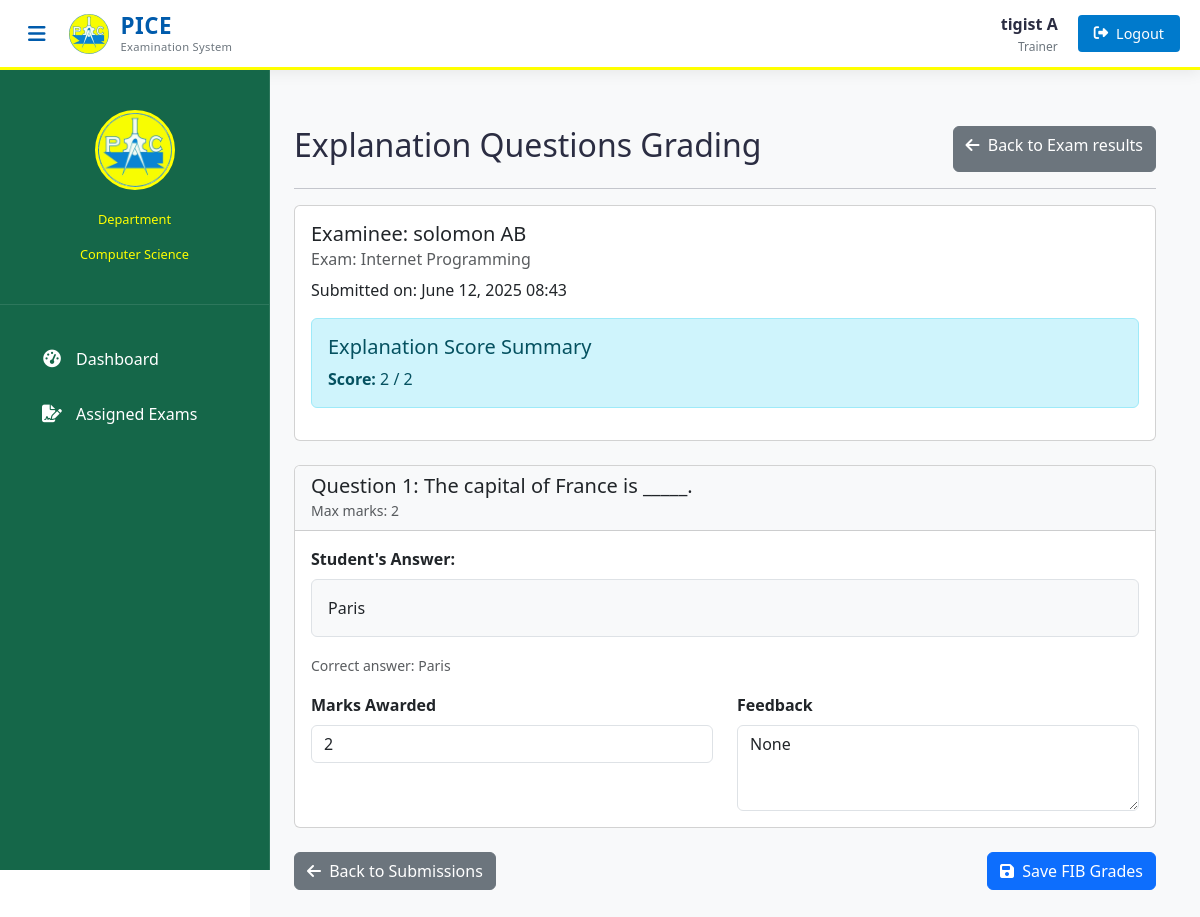
Page /examiner/examiner-view-grading/34/7/ (signed in) on the committed database.
### examiner/models.py (models this page shows, shortened)
class Examiner(models.Model):
    user = models.OneToOneField(User, on_delete=models.CASCADE)
    address = models.CharField(max_length=40)
    mobile = models.CharField(max_length=20, null=False)
    department = models.ForeignKey(
        'exam.Department',
        on_delete=models.SET_NULL,
        null=True,
        blank=False,
        related_name='examiners'
    )

### exam/models.py (models this page shows, shortened)
class Department(models.Model):
   department_name = models.CharField(max_length=100, unique=True)
   def __str__(self):
        return self.department_name

class Course(models.Model):
    course_name = models.CharField(max_length=50)
    question_number = models.PositiveIntegerField()
    total_marks = models.PositiveIntegerField(default=100)
    given_time = models.PositiveIntegerField(default=60)
    department = models.ForeignKey(Department, on_delete=models.CASCADE, related_name='course_set')
    examiners = models.ManyToManyField(Examiner, blank=True, related_name='courses')
    is_seen = models.BooleanField(default=False)

class StudentAnswer(models.Model):
    student = models.ForeignKey(Student, on_delete=models.CASCADE)
    question = models.ForeignKey(Question, on_delete=models.CASCADE)
    answer = models.TextField(blank=True, null=True)
    marks_obtained = models.PositiveIntegerField(default=0)
    feedback = models.TextField(blank=True, null=True)
    is_graded = models.BooleanField(default=False)
    created_at = models.DateTimeField(auto_now_add=True)
    updated_at = models.DateTimeField(auto_now=True)
    class Meta:
        unique_together = ('student', 'question')
        verbose_name = "Student Answer"
        verbose_name_plural = "Student Answers"

class Question(models.Model):
    QUESTION_TYPES = (
        ('MCQ', 'Multiple Choice Question'),
        ('FIB', 'Fill in the Blank'),
    )
    course = models.ForeignKey(Course, on_delete=models.CASCADE, related_name='questions')
    question_type = models.CharField(max_length=3, choices=QUESTION_TYPES, default='MCQ', verbose_name="Question Type")
    question = models.CharField(max_length=600)
    marks = models.PositiveIntegerField()
    option1 = models.CharField(max_length=200, blank=True, null=True,verbose_name="Option 1")
    option2 = models.CharField(max_length=200, blank=True, null=True,verbose_name="Option 2")
    option3 = models.CharField(max_length=200, blank=True, null=True,verbose_name="Option 3")
    option4 = models.CharField(max_length=200, blank=True, null=True,verbose_name="Option 4")
    cat = (('Option1', 'Option1'),('Option2', 'Option2'),('Option3', 'Option3'),('Option4', 'Option4'))
    answer = models.CharField(max_length=200, blank=True, null=True,verbose_name="Correct Answer", choices=cat)
    blank_answer = models.CharField(max_length=200, blank=True, null=True,verbose_name="Blank Answer",help_text="Correct answer for explanation questions")
    case_sensitive = models.BooleanField(default=False,verbose_name="Case Sensitive",help_text="Should the answer be case sensitive?")
    class Meta:
        verbose_name = "Question"
        verbose_name_plural = "Questions"
        ordering = ['course', 'question_type']

### student/models.py (models this page shows, shortened)
class Student(models.Model):
    user=models.OneToOneField(User,on_delete=models.CASCADE)
    address = models.CharField(max_length=40)
    mobile = models.CharField(max_length=20,null=False)
    organization = models.CharField(max_length=200, null=False)
    course = models.ForeignKey(
        'exam.Course',
        on_delete=models.SET_NULL,
        null=True
    )
    department = models.ForeignKey(
        'exam.Department',  # Reference to your Department model
        on_delete=models.SET_NULL,
        null=True,
        blank=True,
        related_name='students'
    )

### examiner/views.py (the view, shortened to what this page needs)
# urls.py: path('examiner-view-grading/<int:student_id>/<int:course_id>/',views.examiner_explanation_grading_view, name='examiner-view-grading'),
def examiner_explanation_grading_view(request, student_id, course_id):
    department = get_examiner_department(request)
    student = get_object_or_404(SMODEL.Student, pk=student_id, department=department)
    examiner = EMODEL.Examiner.objects.get(user=request.user)
    course = get_object_or_404(QMODEL.Course, pk=course_id, department=department)
    fib_questions = QMODEL.Question.objects.filter(
        course=course,
        question_type='FIB'
    )
    existing_answers = QMODEL.StudentAnswer.objects.filter(
        student=student,
        question__in=fib_questions
    )
    answer_map = {a.question_id: a for a in existing_answers}
    questions_answers = []
    total_fib_marks = 0
    current_fib_score = 0
    for question in fib_questions:
        answer = answer_map.get(question.id)
        questions_answers.append((question, answer))
        total_fib_marks += question.marks
        current_fib_score += answer.marks_obtained
    submission_time = questions_answers[0][1].created_at if questions_answers else None
    context = {
        'student': student,
        'course': course,
        'questions_answers': questions_answers,
        'submission_time': submission_time,
        'total_fib_marks': total_fib_marks,
        'current_fib_score': current_fib_score
    }
    return render(request, 'examiner/examiner_explanation_grading.html', context)

### examiner/views.py (called while the page is built)
def get_examiner_department(request):
    examiner = get_object_or_404(models.Examiner, user=request.user)
    return examiner.department

### templates/examiner/examiner_explanation_grading.html (shortened to what this page needs)
{% extends 'examiner/examinerbase.html' %}
{% load widget_tweaks %}
{% block content %}
{% load static %}
<div class="container-fluid">
  <div class="row mb-4">
    <div class="col">
      <div class="d-flex justify-content-between mt-4">
        <h2>Explanation Questions Grading</h2>
        <a href="{% url 'examiner:examiner-view-examinee' course.id %}" class="btn btn-secondary">
          <i class="fas fa-arrow-left me-1"></i> Back to Exam results
        </a>
      </div>
      <hr>
      <div class="card">
        <div class="card-body">
          <h5 class="card-title">Examinee: {{ student.user.get_full_name }}</h5>
          <h6 class="card-subtitle mb-2 text-muted">Exam: {{ course.course_name }}</h6>
          <p class="card-text">Submitted on: {{ submission_time|date:"F j, Y H:i" }}</p>
          <div class="alert alert-info mt-3">
            <h5 class="alert-heading">Explanation Score Summary</h5>
              <strong>Score:</strong>
              <span id="fibTotalScore">{{ current_fib_score }}</span> / {{ total_fib_marks }}
          </div>
        </div>
      </div>
    </div>
  </div>
  <div class="row">
    <div class="col">
      <form method="post" id="gradingForm">
        <div id="fibQuestionsContainer">
          {% for question, answer in questions_answers %}
          <div class="card mb-4">
            <div class="card-header bg-light">
              <h5 class="mb-0">Question {{ forloop.counter }}: {{ question.question }}</h5>
              <small class="text-muted">Max marks: <span id="maxMarks_{{ question.id }}">{{ question.marks }}</span></small>
            </div>
            <div class="card-body">
              <div class="mb-3">
                <label class="form-label fw-bold">Student's Answer:</label>
                <div class="p-3 bg-light rounded border">
                  {{ answer.answer|default:"No answer provided" }}
                </div>
              </div>
              <div class="mt-2 text-muted">
                <small>Correct answer: {{ question.blank_answer }}</small>
              </div>
              <div class="row mt-3">
                <div class="col-md-6">
                  <label for="marks_{{ question.id }}" class="form-label fw-bold">Marks Awarded</label>
                  <input type="number" class="form-control fib-marks-input"
                         id="marks_{{ question.id }}"
                         name="marks_{{ question.id }}"
                         min="0" max="{{ question.marks }}"
                         value="{{ answer.marks_obtained }}"
                         data-max-marks="{{ question.marks }}"
                         required>
                </div>
                <div class="col-md-6">
                  <label for="feedback_{{ question.id }}" class="form-label fw-bold">Feedback</label>
                  <textarea class="form-control"
                            id="feedback_{{ question.id }}"
                            name="feedback_{{ question.id }}"
                            rows="3">{{ answer.feedback }}</textarea>
                </div>
              </div>
            </div>
          </div>
          {% endfor %}
        </div>
        <div class="d-flex justify-content-between mt-4">
          <a href="{% url 'examiner:examiner-view-examinee' course.id %}" class="btn btn-secondary">
            <i class="fas fa-arrow-left me-1"></i> Back to Submissions
          </a>
          <button type="submit" class="btn btn-primary" id="submitBtn">
            <i class="fas fa-save me-1"></i> Save FIB Grades
          </button>
        </div>
      </form>
    </div>
  </div>
</div>
{% endblock %}

### templates/examiner/examinerbase.html (shortened to what this page needs)
<!DOCTYPE html>
{% load static %}
<html lang="en">
<head>
    <link href="https://cdn.jsdelivr.net/npm/bootstrap@5.3.0/dist/css/bootstrap.min.css" rel="stylesheet">
    <link rel="stylesheet" href="https://cdnjs.cloudflare.com/ajax/libs/font-awesome/6.4.0/css/all.min.css">
</head>
<body>
    <header class="admin-header">
        <div class="header-container">
            <div class="header-left">
                <button class="sidebar-toggle" id="sidebarToggle">
                    <i class="fas fa-bars"></i>
                </button>
                <div class="brand-logo">
                    <img src="{% static 'image/logo.jpg' %}" alt="PICE Logo" class="header-logo">
                    <div class="logo-text">
                        <span class="logo-main">PICE</span>
                        <span class="logo-sub">Examination System</span>
                    </div>
                </div>
            </div>
            <div class="header-right">
                <div class="user-profile">
                    <span class="username">{{request.user.first_name}} {{request.user.last_name}}</span>
                    <div class="user-role">Trainer</div>
                </div>
                <a href="/logout" class="logout-btn">
                    <i class="fas fa-sign-out-alt"></i>
                    <span class="logout-text">Logout</span>
                </a>
            </div>
        </div>
    </header>
    <aside class="admin-sidebar">
        <div class="profile-section">
            <img src="{% static 'image/logo.jpg' %}" class="profile-img" alt="Profile Image">
            <p class="profile-role">Department</p>
            <p class="profile-role">{{ request.user.examiner.department }}</p>
        </div>
        <nav class="sidebar-menu">
            <div class="menu-container">
                <a href="/examiner/examiner-dashboard" class="menu-item {% if request.path == '/examiner/examiner-dashboard' %}active{% endif %}">
                    <i class="fas fa-tachometer-alt"></i>
                    <span>Dashboard</span>
                </a>
                <a href="/examiner/examiner-assigned-exam" class="menu-item {% if request.path == '/examiner/examiner-assigned-exam' %}active{% endif %}">
                    <i class="fas fa-file-signature"></i>
                    <span>Assigned Exams</span>
                </a>
            </div>
        </nav>
    </aside>
    <main class="admin-content">
        {% block content %}
        {% endblock content %}
    </main>
</body>
</html>

### templates/examiner/examinerbase.html (style rules this page uses)
:root { --yellow-primary: #FFFF00; --blue-primary: #007ACC; --blue-dark: #005BAC; --sidebar-color: #156749; --content-bg: #FFFFFF; --card-bg: #F8F9FA; --text-light: #FFFFFF; --text-dark: #2B2D42; --text-muted: #6C757D; --border-radius: 8px; --transition: all 0.3s cubic-bezier(0.25, 0.8, 0.25, 1); }
body { font-family: 'Segoe UI', system-ui, -apple-system, sans-serif; background-color: var(--content-bg); color: var(--text-dark); overflow-x: hidden; }
.admin-header { background: #FFFFFF; height: 70px; position: fixed; top: 0; left: 0; right: 0; z-index: 1000; box-shadow: 0 2px 15px rgba(0, 0, 0, 0.08); border-bottom: 3px solid var(--yellow-primary); display: flex; align-items: center; padding: 0 20px; }
.header-container { width: 100%; display: flex; justify-content: space-between; align-items: center; }
.header-left { display: flex; align-items: center; gap: 15px; }
.header-right { display: flex; align-items: center; gap: 20px; }
.sidebar-toggle { background: none; border: none; color: var(--blue-dark); font-size: 1.25rem; cursor: pointer; padding: 8px; border-radius: 4px; transition: var(--transition); }
.brand-logo { display: flex; align-items: center; gap: 12px; }
.header-logo { height: 40px; width: 40px; object-fit: contain; border-radius: 4px; }
.logo-text { display: flex; flex-direction: column; line-height: 1.2; }
.logo-main { font-weight: 700; font-size: 1.4rem; color: var(--blue-dark); letter-spacing: 0.5px; }
.logo-sub { font-size: 0.7rem; color: var(--text-muted); font-weight: 500; letter-spacing: 0.3px; }
.user-profile { text-align: right; }
.username { font-weight: 600; color: var(--text-dark); display: block; }
.user-role { font-size: 0.75rem; color: var(--text-muted); margin-top: 2px; }
.admin-sidebar { width: 270px; height: 100vh; position: fixed; top: 70px; left: 0; background: var(--sidebar-color); color: var(--text-light); transition: var(--transition); z-index: 1020; overflow-y: auto; border-right: 1px solid rgba(255, 255, 255, 0.1); padding-top: 1rem; }
.profile-section { padding: 1.5rem 1rem; text-align: center; border-bottom: 1px solid rgba(255, 255, 255, 0.1); margin-bottom: 0.5rem; }
.profile-img { width: 80px; height: 80px; border-radius: 50%; object-fit: cover; border: 3px solid var(--yellow-primary); margin-bottom: 1rem; }
.profile-role { font-size: 0.8rem; color: var(--yellow-primary); margin-top: 0.25rem; }
.sidebar-menu { padding: 1rem 0; }
.menu-item { display: flex; align-items: center; padding: 0.85rem 1.5rem; color: var(--text-light); text-decoration: none; transition: var(--transition); margin: 0.25rem 1rem; border-radius: var(--border-radius); font-weight: 500; gap: 0.75rem; }
.menu-item i { width: 24px; text-align: center; font-size: 1.1rem; }
.admin-content { margin-left: 250px; margin-top: 70px; padding: 2rem; min-height: calc(100vh - 70px); transition: var(--transition); background-color: var(--card-bg); }
.logout-btn { background: var(--blue-primary); color: white; border: none; padding: 8px 16px; border-radius: 4px; font-weight: 500; font-size: 0.9rem; text-decoration: none; display: flex; align-items: center; gap: 8px; transition: var(--transition); }
.logout-text { display: inline-block; }

### rows in the picture
Student: user.get_full_name "solomon AB"
Course: course_name "Internet Programming"
StudentAnswer: created_at "June 12, 2025 08:43"
Question: question "The capital of France is _____.", marks "2", answer "Paris", blank_answer "Paris", id "None"

### other values in the picture
{{ request.user.first_name }} "tigist"
{{ request.user.last_name }} "A"
{{ request.user.examiner.department }} "Computer Science"
{{ current_fib_score }} "2"
{{ total_fib_marks }} "2"
